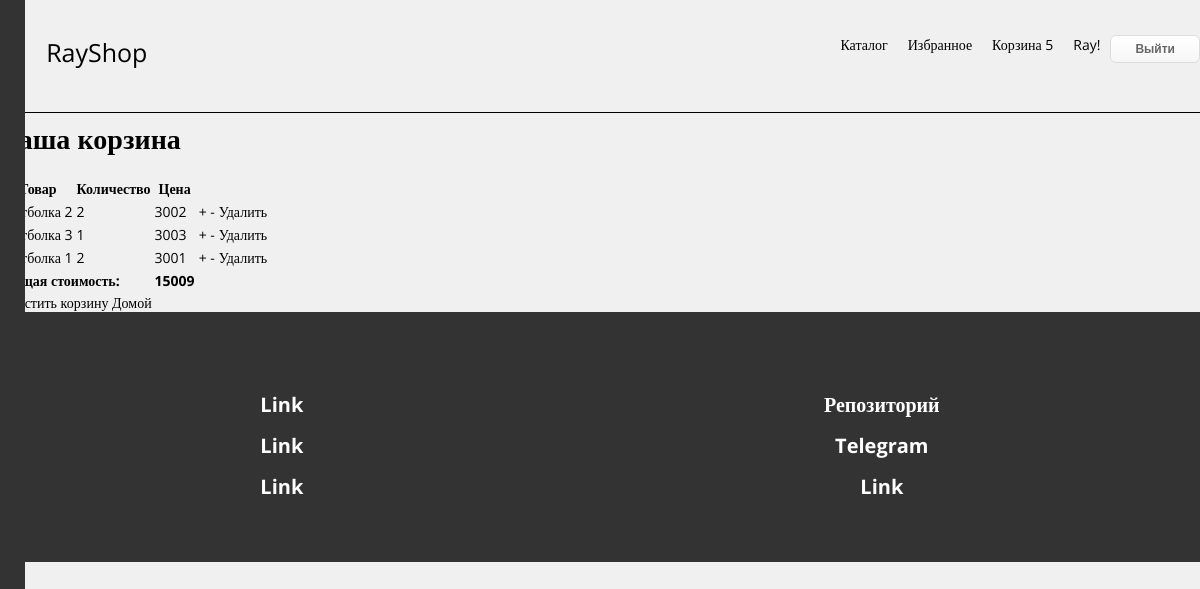
The app's page /cart/ (signed in), older data.
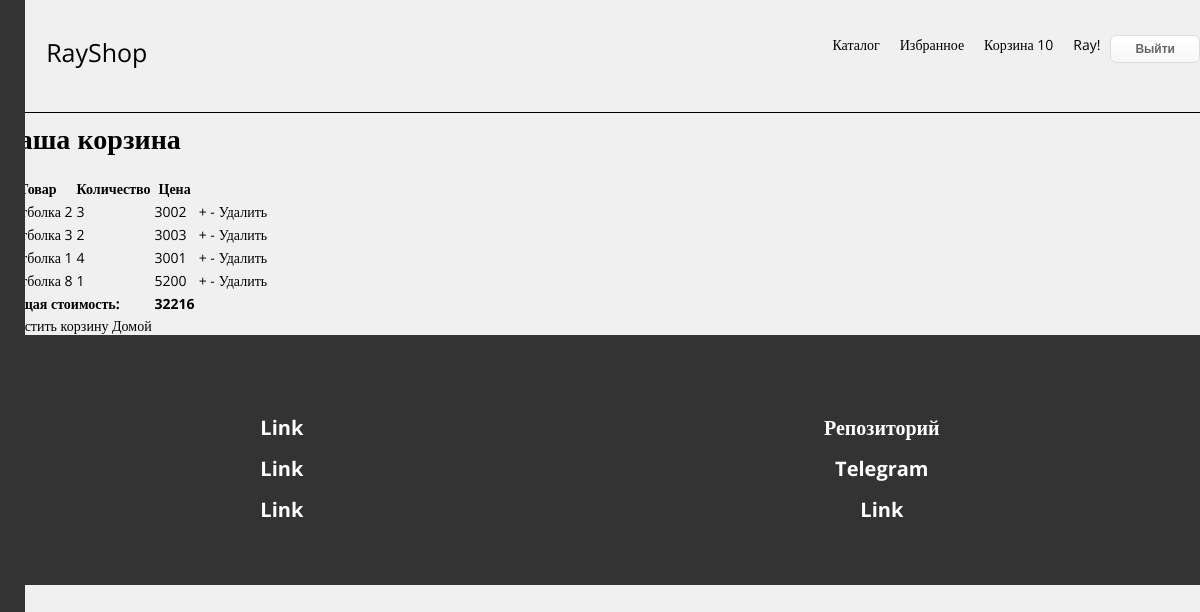
The same page, newer data.
### store/models.py (models this page shows, shortened)
class CartItem(models.Model):
    product = models.ForeignKey(Product, on_delete=models.CASCADE)
    cart = models.ForeignKey(Cart, on_delete=models.CASCADE)
    quantity = models.PositiveIntegerField(default=1)

class Product(models.Model):
    name = models.CharField(max_length=100)
    description = models.TextField()
    price = models.DecimalField(max_digits=10, decimal_places=0)
    category = models.ForeignKey(Category, on_delete=models.CASCADE, related_name='products')
    color = models.ForeignKey(Color, on_delete=models.CASCADE, related_name='products')
    size = models.ForeignKey(Size, on_delete=models.CASCADE, related_name='products')
    image = models.ImageField(upload_to='products/', blank=True)
    sku = models.CharField(max_length=100, unique=True, blank=True)

### store/views.py (the view)
# urls.py: path('cart/', cart_view, name='cart_view'),
def cart_view(request):
    cart = Cart.objects.filter(user=request.user).first()
    total_cost = 0
    if cart:
        for item in cart.cartitem_set.all():
            total_cost += item.product.price * item.quantity
    return render(request, 'store/cart.html', {'cart': cart, 'total_cost': total_cost})

### store/context_processors.py (called while the page is built)
def cartTotalCost(request):
    if request.user.is_authenticated:
        try:
            cart = Cart.objects.get(user=request.user)
            total_items = sum(cartitem.quantity for cartitem in cart.cartitem_set.all())
        except Cart.DoesNotExist:
            total_items = 0
    else:
        total_items = 0
    return {'total_items': total_items}

### store/templates/store/cart.html (shortened to what this page needs)
{% extends "base.html" %}
{% load static %}
{% block body %}
<div class="cart"><div class="container"><div class="cartInner">
    <h1>Ваша корзина</h1>
<table>
    <tr>
        <th>Товар</th>
        <th>Количество</th>
        <th>Цена</th>
    </tr>
    {% if cart %}
        {% for item in cart.cartitem_set.all %}
        <tr>
            <td>{{ item.product.name }}</td>
            <td>{{ item.quantity }}</td>
            <td>{{ item.product.price }}</td>
            <td><a href="{% url 'increase_quantity' item.product.id %}">+</a>
                <a href="{% url 'decrease_quantity' item.product.id %}">-</a></td>
            <td><a href="{% url 'remove_from_cart' item.product.id %}">Удалить</a></td>
        </tr>
        {% endfor %}
        <tr>
            <td colspan="2"><strong>Общая стоимость:</strong></td>
            <td><strong>{{ total_cost }}</strong></td>
        </tr>
    {% else %}
        <tr>
            <td colspan="3">Ваша корзина пуста.</td>
        </tr>
    {% endif %}
</table>
<a href="{% url 'clear_cart' %}">Очистить корзину</a>
<a href="{% url 'product_list' %}">Домой</a>
</div></div></div>
{% endblock %}

### store/templates/base.html (shortened to what this page needs)
{% load static %}
<!DOCTYPE html>
<html lang="en">
<head>
    <link rel="stylesheet" href="{% static 'main.css' %}">
</head>
<body>
<div class="site">
    {% if user.is_authenticated %}
        {% include 'aside.html' %}
    {% endif %}
    {% include 'header.html' %}
    <div class="body">
        {% block body %}
        {% endblock %}
    </div>
    {% include 'footer.html' %}
</div>
</body>
</html>

### store/templates/aside.html (shortened to what this page needs)
{% load static %}
<div id="menu" class="sidebar">
      <div id="content" class="asideContent">
      </div>
</div>

### store/templates/header.html (shortened to what this page needs)
{% load static %}
<div class="header">
    <div class="container">
        <div class="headerInner">
            <div class="leftSideHeader">
                <div class="openAsideButton">
                    <button id="toggleButtonHeader" class="toggle-buttonHeader">☰</button>
                </div>
                <div class="logo">
                    <a class="headerLink" href="{% url 'index' %}">RayShop</a>
                </div>
            </div>
            <div class="rightSideHeader">
                {% if user.is_authenticated %}
                <div class="headerItem">
                    <a class="headerLink" href="{% url 'product_list' %}">Каталог</a>
                </div>
                <div class="headerItem">
                    <a class="headerLink" href="{% url 'favorites' %}">Избранное</a>
                </div>
                <div class="headerItem">
                    <a class="headerLink" href="{% url 'cart_view' %}">
                        Корзина
                        <span id="cart-total-items">{{ total_items }}</span>
                    </a>
                </div>
                <div class="headerItem">
                    <a class="headerLink" href="{% url 'profile' %}">{{ user.username }}!</a>
                </div>
                <div class="headerItem">
                <form action="{% url 'logout' %}" method="post">
                    <button class="btn" type="submit">Выйти</button>
                </form>
                </div>
                {% else %}
                    <a href="{% url 'signin' %}"><button class="btn">Логин</button></a>
                    <a href="{% url 'signup' %}"><button class="btn">Регистрация</button></a>
                {% endif %}
            </div>
        </div>
    </div>
</div>

### store/templates/footer.html
<div class="footer"><div class="container"><div class="footerInner">
  <div class="leftSide">
    <p class="footerString"><a href="#" class="footerLink">Link</a></p>
    <p class="footerString"><a href="#" class="footerLink">Link</a></p>
    <p class="footerString"><a href="#" class="footerLink">Link</a></p>
  </div>
  <div class="rightSide">
    <p class="footerString"><a href="https://github.com/Qushuker/DjangoOnlineShop" class="footerLink">Репозиторий</a></p>
    <p class="footerString"><a href="https://t.me/raywrk" class="footerLink">Telegram</a></p>
    <p class="footerString"><a href="#" class="footerLink">Link</a></p>
  </div>
</div></div></div>

### store/static/main.css (style rules this page uses)
body { font-family: "Open Sans", serif; background-color: #f0f0f0; color: black; margin: 0; font-size: 14px; }
.body { display: block; }
.container { width: 100%; max-width: 1200px; margin: 0 auto; }
a { color: black; text-decoration: none; }
.sidebar { width: 250px; height: 100vh; background-color: #333; color: white; position: fixed; left: -225px; transition: left 0.3s ease; padding-top: 50px; z-index: 1001; }
.toggle-buttonHeader { color: black; border: none; padding: 10px; cursor: pointer; font-size: 18px; background-color: rgba(0,0,0,0); }
.asideContent { padding: 20px; text-align: center; margin: 0; }
.logo { font-size: 25px; }
.header { width: 100%; position: fixed; top: 0; left: 0; z-index: 1000; }
.headerInner { padding: 35px 0; display: flex; justify-content: space-between; border-bottom: 1px solid black; }
.headerLink { padding-top: 6px; }
.leftSideHeader { display: flex; }
.rightSideHeader { display: flex; }
.headerLink { color: black; padding: 10px; }
.btn { box-shadow:inset 0px 1px 0px 0px #ffffff; background:linear-gradient(to bottom, #ffffff 5%, #f6f6f6 100%); background-color:#ffffff; border-radius:6px; border:1px solid #dcdcdc; display:inline-block; cursor:pointer; color:#666666; font-family:Arial; font-size:12px; font-weight:bold; padding:6px 24px; text-decoration:none; text-shadow:0px 1px 0px #ffffff; }
.cart { margin: 0; padding-top: 100px; }
.footer { width: 100%; height: 250px; background-color: #333; }
.footerInner { padding-top: 65px; display: flex; justify-content: space-around; }
.footerString { text-align: center; }
.footerLink { color: white; font-size: 20px; font-weight: bold; }

Row changes from the older to the newer data that the page shows:
changed CartItem "Футболка 2": quantity "2" → "3"
changed CartItem "Футболка 3": quantity "1" → "2"
changed CartItem "Футболка 1": quantity "2" → "4"
added CartItem: product.name "Футболка 8", quantity "1", product.price "5200"
Text that changed along with them:
{{ total_items }}: "5" → "10"
{{ total_cost }}: "15009" → "32216"
